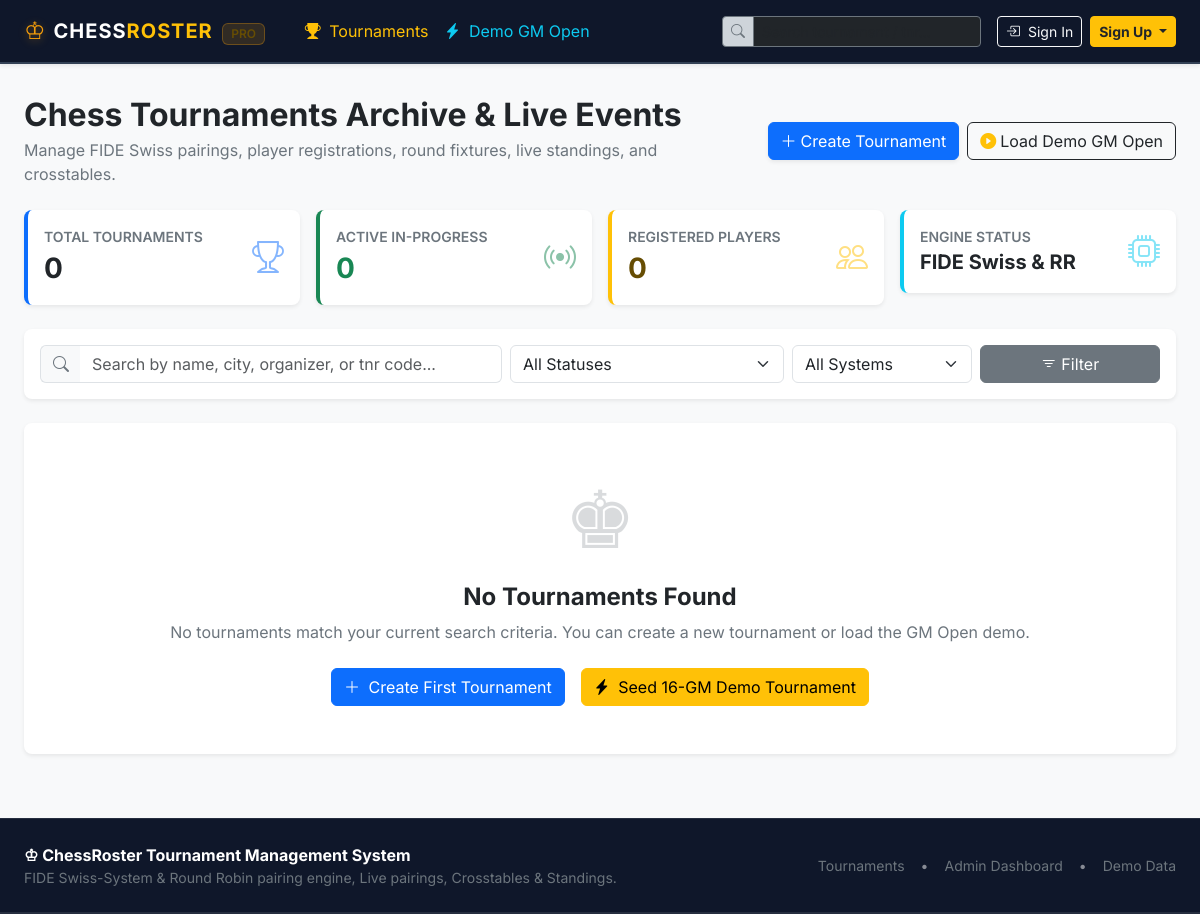
Before: / with the older database file.
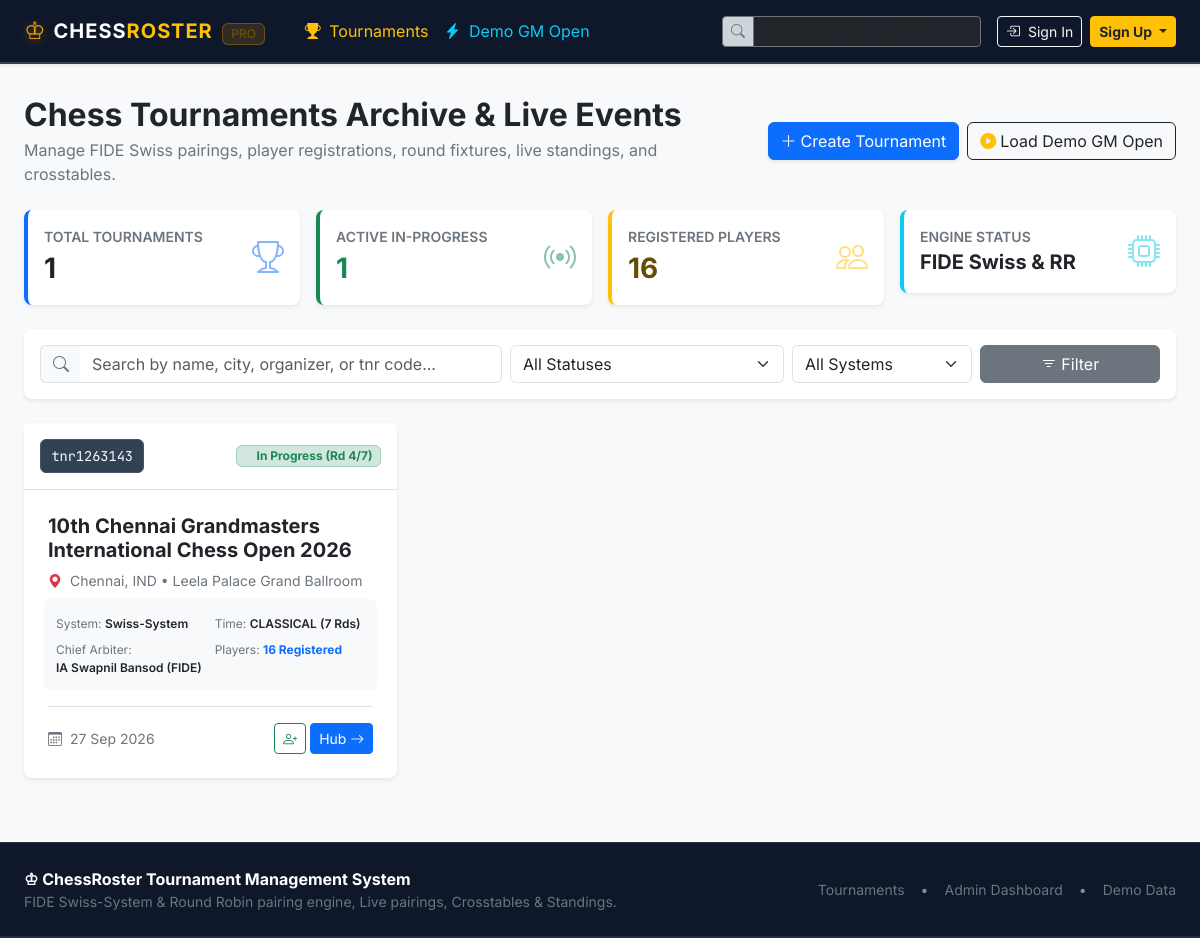
After: the same page with the newer database file.
### tournaments/models.py (models this page shows, shortened)
class Tournament(models.Model):
    SYSTEM_CHOICES = [
        ('SWISS', 'Swiss-System'),
        ('ROUND_ROBIN', 'Round Robin'),
    ]
    STATUS_CHOICES = [
        ('UPCOMING', 'Registration Open'),
        ('ACTIVE', 'In Progress'),
        ('FINISHED', 'Tournament Completed'),
    ]
    TIME_CHOICES = [
        ('CLASSICAL', 'Classical'),
        ('RAPID', 'Rapid'),
        ('BLITZ', 'Blitz'),
        ('BULLET', 'Bullet'),
        ('STANDARD', 'Standard'),
    ]
    name = models.CharField(max_length=255, help_text="e.g. 15th International Grandmaster Open 2026")
    slug = models.SlugField(max_length=255, unique=True, blank=True)
    tournament_code = models.CharField(max_length=50, unique=True, blank=True, help_text="Reference Code like tnr1263143")
    tournament_system = models.CharField(max_length=20, choices=SYSTEM_CHOICES, default='SWISS')
    status = models.CharField(max_length=20, choices=STATUS_CHOICES, default='UPCOMING')
    time_control_type = models.CharField(max_length=20, choices=TIME_CHOICES, default='CLASSICAL')
    time_control = models.CharField(max_length=150, default="90 min + 30 sec / move", help_text="Time control description")
    rounds_count = models.PositiveIntegerField(default=7, help_text="Number of rounds")
    current_round_num = models.PositiveIntegerField(default=0)
    federation = models.CharField(max_length=50, default="FIDE", help_text="e.g. FIDE, IND, USA, GER")
    city = models.CharField(max_length=100, default="International Arena")
    venue = models.CharField(max_length=200, default="Grand Conference Hall")
    chief_arbiter = models.CharField(max_length=100, default="IA John Smith (FIDE)")
    deputy_arbiter = models.CharField(max_length=100, blank=True, default="FA Sarah Jenkins")
    organizer = models.CharField(max_length=150, default="Chess Federation Organization")
    start_date = models.DateField()
    end_date = models.DateField()
    description = models.TextField(blank=True, default="Official FIDE rated chess tournament with standard Swiss pairing system.")
    rules_and_prizes = models.TextField(blank=True, default="Tie-Break 1: Buchholz Cut 1\nTie-Break 2: Buchholz\nTie-Break 3: Sonneborn-Berger\nTie-Break 4: Direct Encounter")
    is_rated = models.BooleanField(default=True, help_text="Official Rated Tournament")
    created_at = models.DateTimeField(auto_now_add=True)
    class Meta:
        ordering = ['-created_at']
    @property
    def participant_count(self):
        return self.participants.filter(is_active=True).count()

### tournaments/views.py (the view, shortened to what this page needs)
# urls.py: path('', views.tournament_list, name='tournament_list'),
def tournament_list(request):
    query = request.GET.get('q', '').strip()
    status_filter = request.GET.get('status', '')
    system_filter = request.GET.get('system', '')
    tournaments = Tournament.objects.all()
    if status_filter:
        tournaments = tournaments.filter(status=status_filter)
    if system_filter:
        tournaments = tournaments.filter(tournament_system=system_filter)
    total_tournaments = Tournament.objects.count()
    active_count = Tournament.objects.filter(status='ACTIVE').count()
    total_players = Player.objects.count()
    context = {
        'tournaments': tournaments,
        'query': query,
        'status_filter': status_filter,
        'system_filter': system_filter,
        'total_tournaments': total_tournaments,
        'active_count': active_count,
        'total_players': total_players,
    }
    return render(request, 'tournaments/tournament_list.html', context)

### templates/tournaments/tournament_list.html (shortened to what this page needs)
{% extends 'base.html' %}
{% block content %}
<div class="py-3">
    <div class="row align-items-center mb-4 g-3">
        <div class="col-md-7">
            <h1 class="h2 fw-bold text-dark mb-1 d-flex align-items-center gap-2">
                <span>Chess Tournaments Archive & Live Events</span>
            </h1>
            <p class="text-secondary mb-0">Manage FIDE Swiss pairings, player registrations, round fixtures, live standings, and crosstables.</p>
        </div>
        <div class="col-md-5 text-md-end d-flex justify-content-md-end gap-2 flex-wrap">
            <a href="{% url 'tournament_create' %}" class="btn btn-primary shadow-sm d-inline-flex align-items-center gap-1">
                <i class="bi bi-plus-lg"></i> Create Tournament
            </a>
            <a href="{% url 'seed_demo_data' %}" class="btn btn-outline-dark d-inline-flex align-items-center gap-1">
                <i class="bi bi-play-circle-fill text-warning"></i> Load Demo GM Open
            </a>
        </div>
    </div>
    <div class="row g-3 mb-4">
        <div class="col-sm-6 col-lg-3">
            <div class="card border-0 shadow-sm rounded-3 p-3 bg-white border-start border-4 border-primary">
                <div class="d-flex justify-content-between align-items-center">
                    <div>
                        <div class="text-secondary small fw-semibold text-uppercase">Total Tournaments</div>
                        <div class="fs-3 fw-bold text-dark">{{ total_tournaments }}</div>
                    </div>
                    <div class="fs-2 text-primary opacity-50"><i class="bi bi-trophy"></i></div>
                </div>
            </div>
        </div>
        <div class="col-sm-6 col-lg-3">
            <div class="card border-0 shadow-sm rounded-3 p-3 bg-white border-start border-4 border-success">
                <div class="d-flex justify-content-between align-items-center">
                    <div>
                        <div class="text-secondary small fw-semibold text-uppercase">Active In-Progress</div>
                        <div class="fs-3 fw-bold text-success">{{ active_count }}</div>
                    </div>
                    <div class="fs-2 text-success opacity-50"><i class="bi bi-broadcast"></i></div>
                </div>
            </div>
        </div>
        <div class="col-sm-6 col-lg-3">
            <div class="card border-0 shadow-sm rounded-3 p-3 bg-white border-start border-4 border-warning">
                <div class="d-flex justify-content-between align-items-center">
                    <div>
                        <div class="text-secondary small fw-semibold text-uppercase">Registered Players</div>
                        <div class="fs-3 fw-bold text-warning-emphasis">{{ total_players }}</div>
                    </div>
                    <div class="fs-2 text-warning opacity-50"><i class="bi bi-people"></i></div>
                </div>
            </div>
        </div>
        <div class="col-sm-6 col-lg-3">
            <div class="card border-0 shadow-sm rounded-3 p-3 bg-white border-start border-4 border-info">
                <div class="d-flex justify-content-between align-items-center">
                    <div>
                        <div class="text-secondary small fw-semibold text-uppercase">Engine Status</div>
                        <div class="fs-5 fw-bold text-dark">FIDE Swiss & RR</div>
                    </div>
                    <div class="fs-2 text-info opacity-50"><i class="bi bi-cpu"></i></div>
                </div>
            </div>
        </div>
    </div>
    <div class="card border-0 shadow-sm mb-4 rounded-3">
        <div class="card-body p-3">
            <form method="GET" class="row g-2 align-items-center">
                <div class="col-md-5">
                    <div class="input-group">
                        <span class="input-group-text bg-light text-secondary border-end-0"><i class="bi bi-search"></i></span>
                        <input type="text" name="q" class="form-control border-start-0" placeholder="Search by name, city, organizer, or tnr code..." value="{{ query }}">
                    </div>
                </div>
                <div class="col-sm-4 col-md-3">
                    <select name="status" class="form-select">
                        <option value="">All Statuses</option>
                    </select>
                </div>
                <div class="col-sm-4 col-md-2">
                    <select name="system" class="form-select">
                        <option value="">All Systems</option>
                    </select>
                </div>
                <div class="col-sm-4 col-md-2 d-flex gap-2">
                    <button type="submit" class="btn btn-secondary w-100"><i class="bi bi-filter"></i> Filter</button>
                </div>
            </form>
        </div>
    </div>
    {% if tournaments %}
        <div class="row g-3">
            {% for t in tournaments %}
                <div class="col-md-6 col-xl-4">
                    <div class="card h-100 border-0 shadow-sm rounded-3 hover-lift transition-all bg-white">
                        <div class="card-header bg-white border-bottom py-3 d-flex justify-content-between align-items-center">
                            <span class="badge-tnr">{{ t.tournament_code }}</span>
                            {% if t.status == 'ACTIVE' %}
                                <span class="badge bg-success-subtle text-success border border-success-subtle d-inline-flex align-items-center gap-1">
                                     In Progress (Rd {{ t.current_round_num }}/{{ t.rounds_count }})
                                </span>
                            {% elif t.status == 'UPCOMING' %}
                                <span class="badge bg-primary-subtle text-primary border border-primary-subtle">
                                    <i class="bi bi-door-open me-1"></i> Registration Open
                                </span>
                            {% else %}
                                <span class="badge bg-secondary-subtle text-secondary border border-secondary-subtle">
                                    <i class="bi bi-check-all me-1"></i> Finished
                                </span>
                            {% endif %}
                        </div>
                        <div class="card-body p-4 d-flex flex-column">
                            <h5 class="card-title fw-bold text-dark mb-2">
                                <a href="{% url 'tournament_detail' slug=t.slug %}" class="text-decoration-none text-dark hover-primary">
                                    {{ t.name }}
                                </a>
                            </h5>
                            <div class="text-secondary small mb-3">
                                <i class="bi bi-geo-alt-fill text-danger me-1"></i> {{ t.city }}, {{ t.federation }} • {{ t.venue }}
                            </div>
                            <div class="row g-2 text-xs mb-3 bg-light p-2 rounded">
                                <div class="col-6">
                                    <span class="text-secondary">System:</span>
                                    <span class="fw-semibold text-dark">{{ t.get_tournament_system_display }}</span>
                                </div>
                                <div class="col-6">
                                    <span class="text-secondary">Time:</span>
                                    <span class="fw-semibold text-dark">{{ t.time_control_type }} ({{ t.rounds_count }} Rds)</span>
                                </div>
                                <div class="col-6">
                                    <span class="text-secondary">Chief Arbiter:</span>
                                    <span class="fw-semibold text-dark text-truncate d-inline-block mw-100">{{ t.chief_arbiter }}</span>
                                </div>
                                <div class="col-6">
                                    <span class="text-secondary">Players:</span>
                                    <span class="fw-bold text-primary">{{ t.participant_count }} Registered</span>
                                </div>
                            </div>
                            <div class="mt-auto pt-3 border-top d-flex justify-content-between align-items-center">
                                <span class="text-secondary small">
                                    <i class="bi bi-calendar3 me-1"></i> {{ t.start_date|date:"d M Y" }}
                                </span>
                                <div class="d-flex gap-1 flex-wrap">
                                    <a href="{% url 'tournament_register' slug=t.slug %}" class="btn btn-sm btn-outline-success" title="Register player">
                                        <i class="bi bi-person-plus"></i>
                                    </a>
                                    <a href="{% url 'tournament_detail' slug=t.slug %}" class="btn btn-sm btn-primary">
                                        Hub <i class="bi bi-arrow-right"></i>
                                    </a>
                                </div>
                            </div>
                        </div>
                    </div>
                </div>
            {% endfor %}
        </div>
    {% else %}
        <div class="text-center py-5 bg-white rounded-3 shadow-sm p-4">
            <div class="display-1 text-secondary opacity-25 mb-3">♚</div>
            <h4 class="fw-bold text-dark">No Tournaments Found</h4>
            <p class="text-secondary mb-4">No tournaments match your current search criteria. You can create a new tournament or load the GM Open demo.</p>
            <div class="d-flex justify-content-center gap-3">
                <a href="{% url 'tournament_create' %}" class="btn btn-primary">
                    <i class="bi bi-plus-lg me-1"></i> Create First Tournament
                </a>
                <a href="{% url 'seed_demo_data' %}" class="btn btn-warning">
                    <i class="bi bi-lightning-charge-fill me-1"></i> Seed 16-GM Demo Tournament
                </a>
            </div>
        </div>
    {% endif %}
</div>
{% endblock %}

Changed rows visible on the page:
added Tournament: tournament_code "tnr1263143", current_round_num "4", rounds_count "7", name "10th Chennai Grandmasters International Chess Open 2026", city "Chennai", federation "IND", venue "Leela Palace Grand Ballroom", tournament_system "Swiss-System", time_control_type "CLASSICAL", chief_arbiter "IA Swapnil Bansod (FIDE)", participant_count "16", start_date "27 Sep 2026"
Other visible differences:
{{ total_tournaments }}: "0" → "1"
{{ active_count }}: "0" → "1"
{{ total_players }}: "0" → "16"
text no longer shown: "♚ No Tournaments Found No tournaments match your current search criteria. You can create a new tournament or load the GM Open demo. Create First Tournament Seed 16-GM Demo Tournament"
